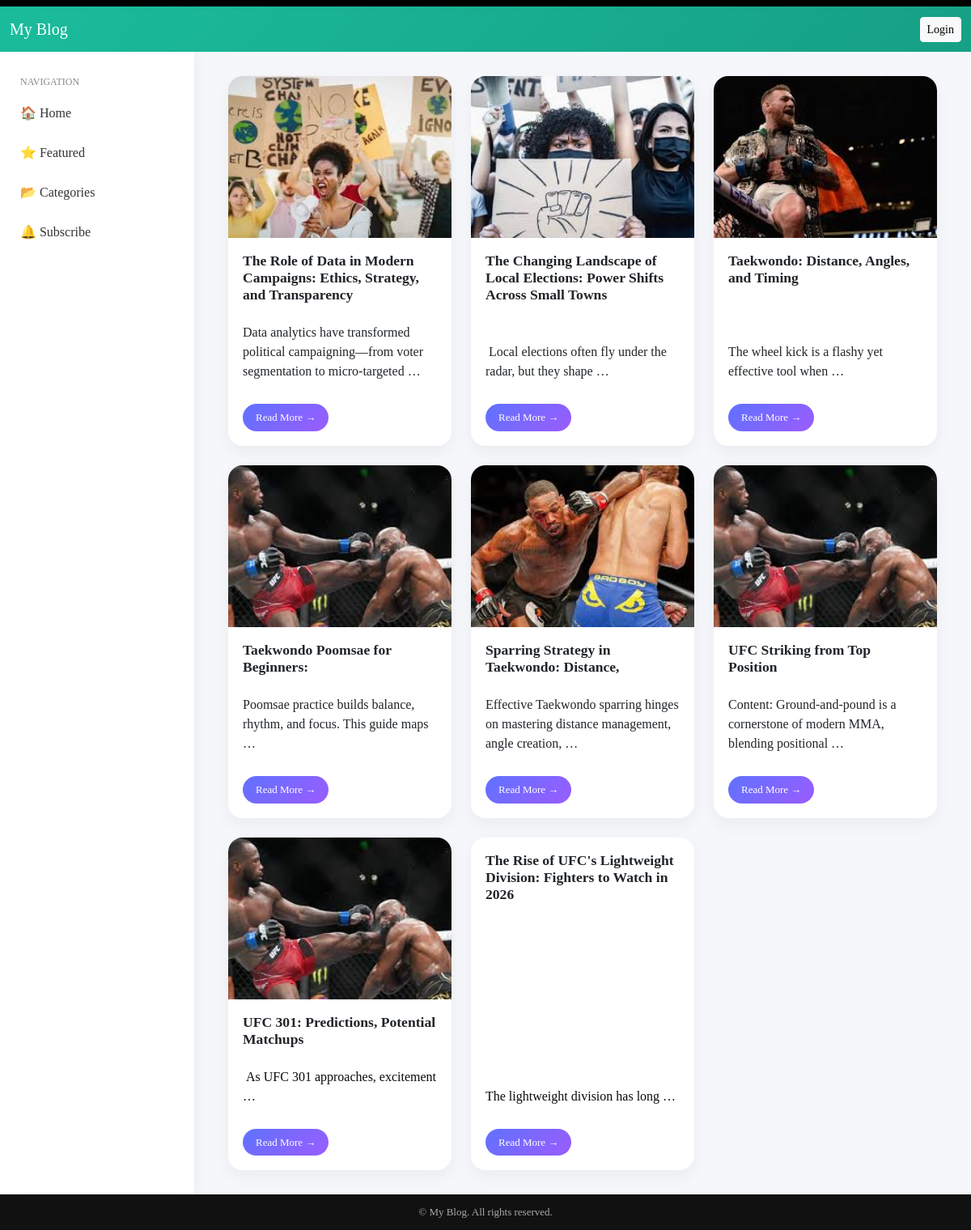
The page / on the database its author committed.
### blog/models.py (models this page shows, shortened)
class Post(models.Model):
    STATUS_CHOICES = (
        ('draft', 'Draft'),
        ('published', 'Published'),
    )
    title = models.CharField(max_length=200)
    slug = models.SlugField(unique=True, blank=True)
    author = models.ForeignKey(User, on_delete=models.CASCADE)
    category = models.ForeignKey(
        Category,
        on_delete=models.SET_NULL,
        null=True,
        blank=True
    )
    content = RichTextUploadingField()
    featured_image = models.ImageField(upload_to='posts/', blank=True, null=True)
    status = models.CharField(
        max_length=10,
        choices=STATUS_CHOICES,
        default='draft'
    )
    created_at = models.DateTimeField(auto_now_add=True)
    updated_at = models.DateTimeField(auto_now=True)
    class Meta:
        ordering = ['-created_at']

### blog/views.py (the view)
# urls.py: path('', views.post_list, name='post_list'),
def post_list(request):
    posts = Post.objects.filter(status='published')
    categories = Category.objects.all()
    return render(request, 'blog/post_list.html', {
        'posts': posts,
        'categories': categories
    })

### blog/templates/blog/post_list.html (shortened to what this page needs)
{% extends 'blog/base.html' %}
{% block content %}
<div class="container">
  <div class="row g-4">
    {% for post in posts %}
    <div class="col-md-4">
      <div class="post-card h-100">
        {% if post.featured_image %}
          <div class="post-img">
            <img src="{{ post.featured_image.url }}" alt="{{ post.title }}">
          </div>
        {% endif %}
        <div class="post-body">
          <h5 class="post-title">{{ post.title }}</h5>
          <p class="post-text">
            {{ post.content|truncatewords:10|safe }}
          </p>
          <a href="{% url 'post_detail' post.slug %}" class="btn btn-read">
            Read More →
          </a>
        </div>
      </div>
    </div>
    {% endfor %}
  </div>
</div>
{% endblock %}

### blog/templates/blog/base.html (shortened to what this page needs)
{% load group_filters %}
<!DOCTYPE html>
<html lang="en">
<head>
  <link rel="stylesheet" href="https://cdn.jsdelivr.net/npm/bootstrap@5.3.2/dist/css/bootstrap.min.css">
  <link rel="stylesheet" href="https://cdn.jsdelivr.net/npm/bootstrap-icons@1.11.1/font/bootstrap-icons.css">
</head>
<body>
<div class="spacer" style="height:8px;background-color: #000;"></div>
<nav class="navbar navbar-expand-lg topbar">
  <div class="container-fluid">
    <a class="navbar-brand" href="/">My Blog</a>
    <div class="ms-auto d-flex align-items-center">
      {% if user.is_authenticated %}
        <span class="me-3 text-white">
          {{ user.get_full_name|default:user.username }}
          {% if user.is_superuser %}(Admin)
          {% elif user|has_group:"Editor" %}(Editor)
          {% elif user|has_group:"Author" %}(Author)
          {% endif %}
        </span>
        <a class="btn btn-light btn-sm" href="{% url 'logout' %}">Logout</a>
      {% else %}
        <a class="btn btn-light btn-sm" href="/login/">Login</a>
      {% endif %}
    </div>
  </div>
</nav>
<div class="layout">
  <aside class="sidebar">
    <h6>Navigation</h6>
    <a href="/">🏠 Home</a>
    <a href="#">⭐ Featured</a>
    <a href="{% url 'category_list' %}">📂 Categories</a>
    {% if not user.is_authenticated %}
    <a href="{% url 'subscribe' %}">🔔 Subscribe</a>
    {% endif %}
  </aside>
  <main class="content-area">
    {% block content %}{% endblock %}
  </main>
</div>
<footer>
  &copy; {{ year }} My Blog. All rights reserved.
</footer>
</body>
</html>

### blog/templates/blog/base.html (style rules this page uses)
body { background: #f5f7fb; font-family: 'Roboto, Arial, sans-serif'; }
.topbar { background: linear-gradient(135deg, #1abc9c, #16a085); }
.topbar .navbar-brand, .topbar .nav-link { color: #fff !important; font-weight: 500; }
.layout { display: flex; min-height: calc(100vh - 56px); }
.sidebar { width: 240px; background: #ffffff; box-shadow: 2px 0 12px rgba(0,0,0,0.05); padding: 20px 10px; }
.sidebar h6 { color: #888; font-size: 12px; text-transform: uppercase; margin: 10px 15px; }
.sidebar a { display: block; padding: 10px 15px; border-radius: 10px; color: #333; text-decoration: none; margin-bottom: 5px; transition: 0.2s; }
.content-area { flex: 1; padding: 30px; }
footer { background: #111; color: #aaa; text-align: center; padding: 12px; font-size: 13px; }
.post-card { background: #fff; border-radius: 18px; overflow: hidden; box-shadow: 0 8px 20px rgba(0, 0, 0, 0.05); transition: all 0.25s ease; display: flex; flex-direction: column; }
.post-img { height: 200px; overflow: hidden; }
.post-img img { width: 100%; height: 100%; object-fit: cover; transition: transform 0.4s ease; }
.post-body { padding: 18px; display: flex; flex-direction: column; flex-grow: 1; }
.post-title { font-size: 1.1rem; font-weight: 600; margin-bottom: 8px; }
.post-text { color: #555; font-size: 0.95rem; flex-grow: 1; }
.btn-read { align-self: flex-start; margin-top: 12px; background: linear-gradient(135deg, #5f72ff, #9b5cff); color: #fff; border-radius: 20px; padding: 7px 16px; font-size: 13px; border: none; text-decoration: none; transition: all 0.2s ease; }

### rows shown on the page
Post: featured_image (picture), title "The Role of Data in Modern Campaigns: Ethics, Strategy, and Transparency", content "Data analytics have transformed political campaigning—from voter segmentation to micro-targeted …"
Post: featured_image (picture), title "The Changing Landscape of Local Elections: Power Shifts Across Small Towns", content "Local elections often fly under the radar, but they shape …"
Post: featured_image (picture), title "Taekwondo: Distance, Angles, and Timing", content "The wheel kick is a flashy yet effective tool when …"
Post: featured_image (picture), title "Taekwondo Poomsae for Beginners:", content "Poomsae practice builds balance, rhythm, and focus. This guide maps …"
Post: featured_image (picture), title "Sparring Strategy in Taekwondo: Distance,", content "Effective Taekwondo sparring hinges on mastering distance management, angle creation, …"
Post: featured_image (picture), title "UFC Striking from Top Position", content "Content: Ground-and-pound is a cornerstone of modern MMA, blending positional …"
Post: featured_image (picture), title "UFC 301: Predictions, Potential Matchups", content "As UFC 301 approaches, excitement …"
Post: title "The Rise of UFC's Lightweight Division: Fighters to Watch in 2026", content "The lightweight division has long …"
